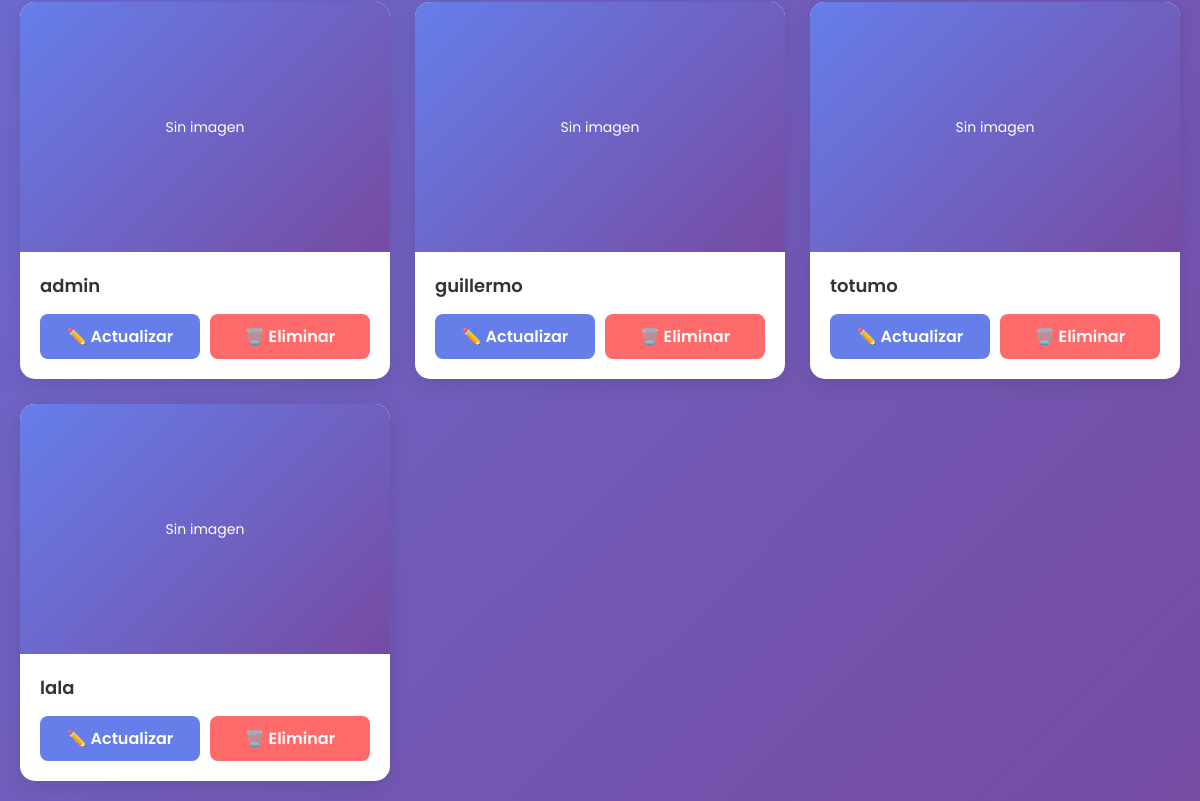
Page /usuarios/ (signed in, lower part) on the earlier database version.
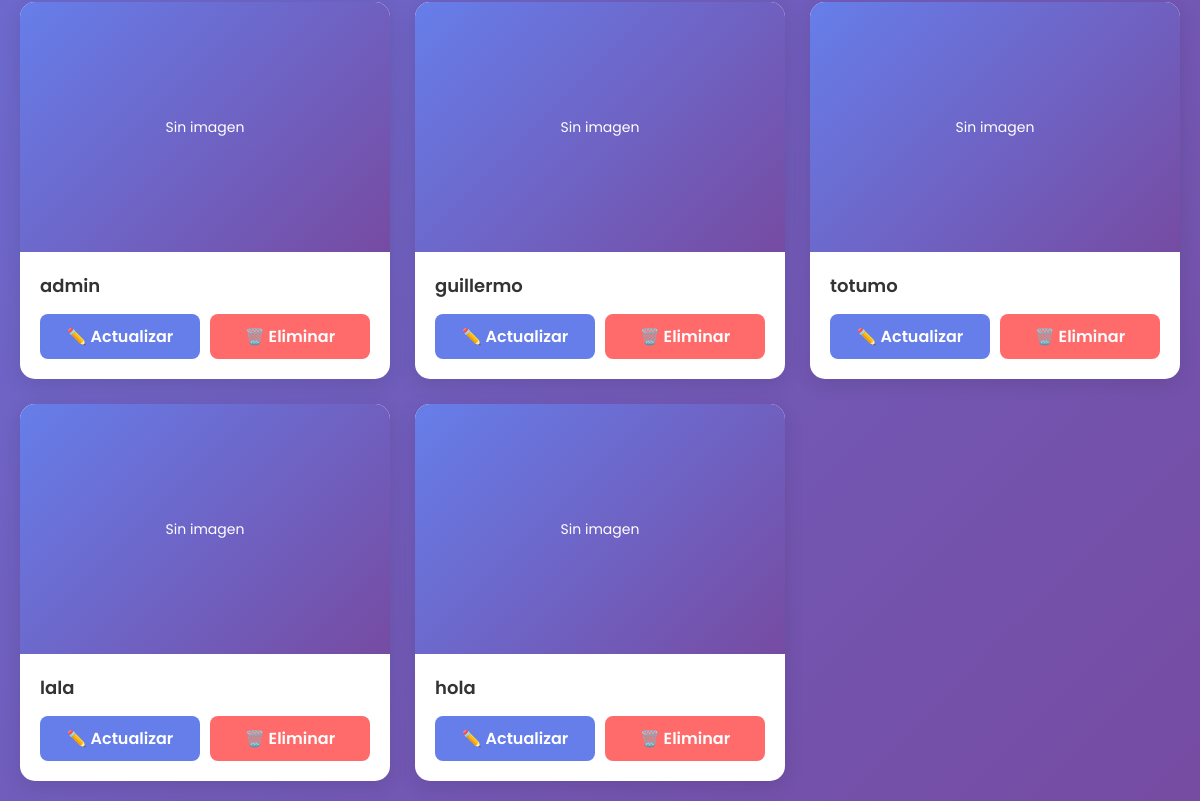
Same page on the later database version.
### miapp/models.py (models this page shows, shortened)
class Practica(models.Model):
    username = models.CharField(max_length=150, unique=True)
    password = models.CharField(max_length=128)
    imagen_url = models.URLField(max_length=500, blank=True, null=True)

### miapp/views.py (the view)
# urls.py: path('usuarios/', views.usuarios, name='usuarios'),
def usuarios(request):
    if 'user_id' not in request.session:
        return redirect("login")
    todos_usuarios = Practica.objects.all()
    info = {
        'usuarios': todos_usuarios,
        'username_actual': request.session.get('username')
    }
    return render(request, "usuarios.html", info)

### miapp/templates/usuarios.html (shortened to what this page needs)
<!DOCTYPE html>
<html lang="es">
<head>
</head>
<body>
    <div class="container">
        {% if usuarios %}
            <div class="usuarios-grid">
                {% for usuario in usuarios %}
                    <div class="usuario-card">
                        {% if usuario.imagen_url %}
                            <img src="{{ usuario.imagen_url }}" alt="{{ usuario.username }}" class="usuario-imagen">
                        {% else %}
                            <div class="usuario-imagen">
                                <span>Sin imagen</span>
                            </div>
                        {% endif %}
                        <div class="usuario-info">
                            <div class="usuario-nombre">
                                {{ usuario.username }}
                            </div>
                            <div class="usuario-actions">
                                <a href="{% url 'actualizar' usuario.id %}" class="btn-actualizar">✏️ Actualizar</a>
                                <a href="{% url 'eliminar' usuario.id %}" class="btn-eliminar" onclick="return confirm('¿Deseas eliminar este usuario?')">🗑️ Eliminar</a>
                            </div>
                        </div>
                    </div>
                {% endfor %}
            </div>
        {% else %}
            <div class="mensaje-vacio">
                <p>No hay usuarios registrados aún</p>
            </div>
        {% endif %}
    </div>
</body>
</html>

Differences in the rows shown:
added Practica: imagen_url "Sin imagen", username "hola"
